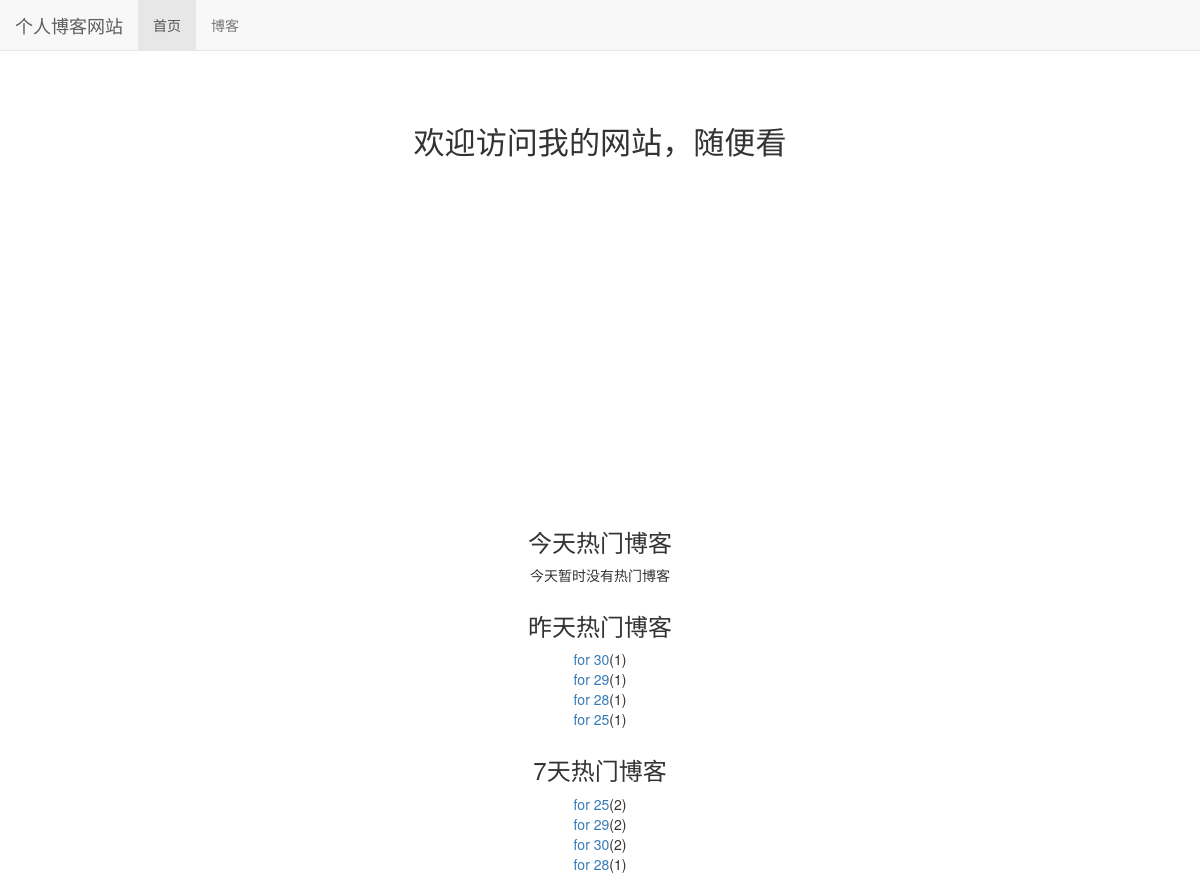
The app's page /, older data.
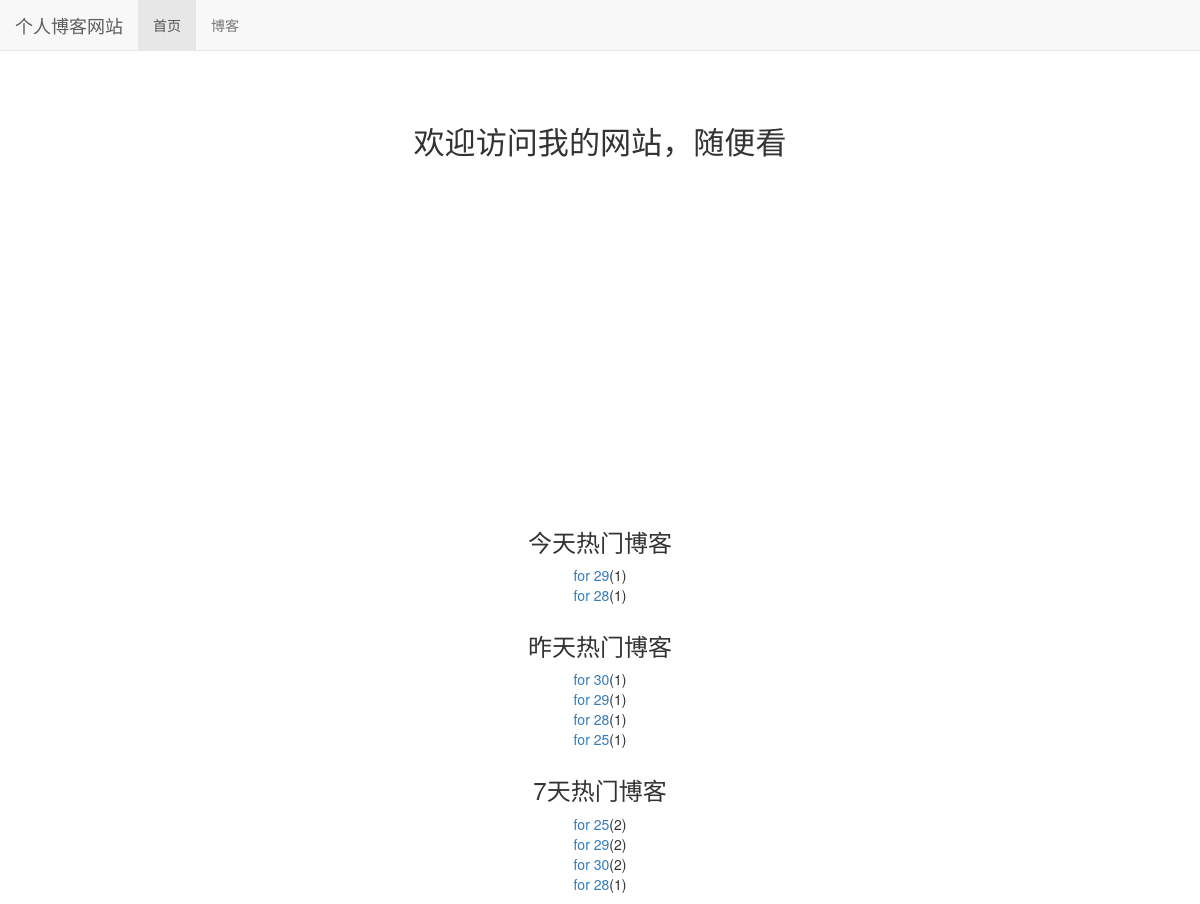
The same page, newer data.
### read_statistics/models.py (models this page shows)
class ReadDetail(models.Model):
    date = models.DateField(default=timezone.now)
    read_num = models.IntegerField(default=0)
    content_type = models.ForeignKey(ContentType, on_delete=models.DO_NOTHING)
    object_id = models.PositiveIntegerField()
    content_object = GenericForeignKey('content_type', 'object_id')

### blog/models.py (models this page shows, shortened)
class Blog(models.Model,ReadNumExpandMethod):
    title = models.CharField(max_length=50)
    blog_type = models.ForeignKey(BlogType,on_delete=models.DO_NOTHING)
    content = RichTextUploadingField()
    author = models.ForeignKey(User,on_delete=models.DO_NOTHING)
    read_details = GenericRelation(ReadDetail)
    created_time = models.DateTimeField(auto_now_add=True)
    last_updated_time = models.DateTimeField(auto_now=True)
    class Meta:
        ordering = ['-created_time']

### mysite/views.py (the view)
# urls.py: 2. Add a URL to urlpatterns:  path('', views.home, name='home')
def home(request):
    blog_content_type = ContentType.objects.get_for_model(Blog)
    dates,read_nums = get_seven_days_read_data(blog_content_type)
    hot_blogs_for_7_days = cache.get('hot_blogs_for_7_days')
    if hot_blogs_for_7_days is None:
        hot_blogs_for_7_days = get_7_days_hot_blogs()
        cache.set('hot_blogs_for_7_days',hot_blogs_for_7_days,3600)
    context={}
    context['dates'] = dates
    context['read_nums'] = read_nums
    context['today_hot_data'] = get_today_hot_data(blog_content_type)
    context['yesterday_hot_data'] = get_yesterday_hot_data(blog_content_type)
    context['hot_blogs_for_7_days'] = get_7_days_hot_blogs()
    return render(request,'home.html',context)

### mysite/views.py (called while the page is built)
def get_7_days_hot_blogs():
    today = timezone.now().date()
    date = today - datetime.timedelta(days=7)
    blogs = Blog.objects.filter(read_details__date__lt=today,read_details__date__gte=date).values('id','title').annotate(read_num_sum=Sum('read_details__read_num')).order_by('-read_num_sum')
    return blogs[:7]

### read_statistics/utils.py (called while the page is built)
def get_seven_days_read_data(content_type):
    today = timezone.now().date()
    dates = []
    read_nums = []
    for i in range(7,0,-1):
        date = today - datetime.timedelta(days=i)
        dates.append(date.strftime('%m/%d'))
        read_details = ReadDetail.objects.filter(content_type=content_type,date=date)
        result = read_details.aggregate(read_num_sum=Sum('read_num'))
        read_nums.append(result['read_num_sum'] or 0)
    return dates,read_nums

def get_today_hot_data(content_type):
    today = timezone.now().date()
    read_details = ReadDetail.objects.filter(content_type=content_type,date=today).order_by('-read_num')
    return read_details[:7]  #limit

def get_yesterday_hot_data(content_type):
    today = timezone.now().date()
    yesterday = today - datetime.timedelta(days=1)
    read_details = ReadDetail.objects.filter(content_type=content_type,date=yesterday).order_by('-read_num')
    return read_details[:7]

### templates/home.html (shortened to what this page needs)
{% extends 'base.html' %}
{% load staticfiles %}
{% block header_extends %}
    <link rel="stylesheet" type="text/css" href="{% static 'home.css' %}"></link>
{% endblock %}
{% block nav_home_active %}active{% endblock %}
{% block content %}
    <h3 class="home-content">欢迎访问我的网站，随便看</h3>
    <div id="container"></div>
    <div class="hot-data">
        <h3>今天热门博客</h3>
        <ul>
            {% for hot_data in today_hot_data %}
                <li><a href="{% url 'blog_detail' hot_data.content_object.pk %}">{{ hot_data.content_object.title }}</a>({{ hot_data.read_num }})</li>
            {% empty %}
                <li>今天暂时没有热门博客</li>
            {% endfor %}
        </ul>
    </div>
    <div class="hot-data">
        <h3>昨天热门博客</h3>
        <ul>
            {% for hot_data in yesterday_hot_data %}
                <li><a href="{% url 'blog_detail' hot_data.content_object.pk %}">{{ hot_data.content_object.title }}</a>({{ hot_data.read_num }})</li>
            {% empty %}
                <li>昨天暂时没有热门博客</li>
            {% endfor %}
        </ul>
    </div>
    <div class="hot-data">
        <h3>7天热门博客</h3>
        <ul>
            {% for hot_blog in hot_blogs_for_7_days %}
                <li><a href="{% url 'blog_detail' hot_blog.id %}">{{ hot_blog.title }}</a>({{ hot_blog.read_num_sum }})</li>
            {% empty %}
                <li>7天暂时没有热门博客</li>
            {% endfor %}
        </ul>
    </div>
{% endblock %}

### templates/base.html (shortened to what this page needs)
{% load staticfiles %}
<!DOCTYPE html>
<html lang="zh-CN">
<head>
    <link rel="stylesheet" type="text/css" href="{% static 'base.css' %}">
    <link rel="stylesheet" type="text/css" href="{% static 'bootstrap-3.3.7/css/bootstrap.min.css' %}">
    {% block header_extends %}{% endblock %}
</head>
<body>
    <div class="navbar navbar-default navbar-fixed-top" role='navigation'>
        <div class="container-fluid">
            <div class="navbar-header">
                <a class='navbar-brand' href="{% url 'home' %}">个人博客网站</a>
            </div>
            <div id="navbar-collapse" class="collapse navbar-collapse">
                <url class="nav navbar-nav">
                    <li class="{% block nav_home_active %}{% endblock %}">
                        <a href="{% url 'home' %}">首页</a></li>
                    <li class="{% block nav_blog_active %}{% endblock %}">
                        <a href="{% url 'blog_list' %}">博客</a></li>
                </url>
            </div>
        </div>
    </div>
    {% block content %}{% endblock %}
</body>
</html>

### static/base.css (style rules this page uses)
* { margin: 0; padding: 0; }
body { margin-top: 70px!important; }
ul { list-style-type: none; }

### static/home.css (style rules this page uses)
h3.home-content { font-size: 222%; text-align: center; margin-top: 4em; margin-bottom: 2em; }
div#container { margin: 0 auto; height: 20em; min-width: 20em; max-width: 30em; }
div.hot-data { text-align: center; margin-top: 2em; }

Row changes from the older to the newer data that the page shows:
added ReadDetail: content_object "for 29", read_num "1", shown under "今天热门博客"
added ReadDetail: content_object "for 28", read_num "1", shown under "今天热门博客"
Text that changed along with them:
text no longer shown: "今天暂时没有热门博客"
